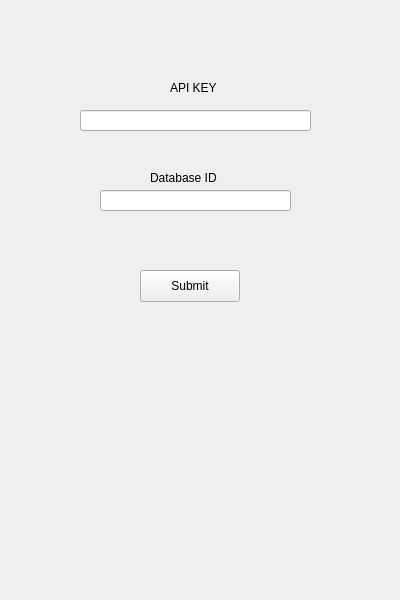
<?xml version="1.0" encoding="UTF-8"?>
<ui version="4.0">
 <class>M_API</class>
 <widget class="QWidget" name="M_API">
  <property name="geometry">
   <rect>
    <x>0</x>
    <y>0</y>
    <width>400</width>
    <height>600</height>
   </rect>
  </property>
  <property name="windowTitle">
   <string>Form</string>
  </property>
  <widget class="QLabel" name="API_Label">
   <property name="geometry">
    <rect>
     <x>170</x>
     <y>80</y>
     <width>58</width>
     <height>16</height>
    </rect>
   </property>
   <property name="text">
    <string>API KEY</string>
   </property>
  </widget>
  <widget class="QLabel" name="DATABASE_Label">
   <property name="geometry">
    <rect>
     <x>150</x>
     <y>170</y>
     <width>91</width>
     <height>16</height>
    </rect>
   </property>
   <property name="text">
    <string>Database ID</string>
   </property>
  </widget>
  <widget class="QPushButton" name="Submit">
   <property name="geometry">
    <rect>
     <x>140</x>
     <y>270</y>
     <width>100</width>
     <height>32</height>
    </rect>
   </property>
   <property name="text">
    <string>Submit</string>
   </property>
  </widget>
  <widget class="QLineEdit" name="API_KEY_I">
   <property name="geometry">
    <rect>
     <x>80</x>
     <y>110</y>
     <width>231</width>
     <height>21</height>
    </rect>
   </property>
  </widget>
  <widget class="QLineEdit" name="DATABASE_ID_I">
   <property name="geometry">
    <rect>
     <x>100</x>
     <y>190</y>
     <width>191</width>
     <height>21</height>
    </rect>
   </property>
  </widget>
 </widget>
 <resources/>
 <connections/>
</ui>
